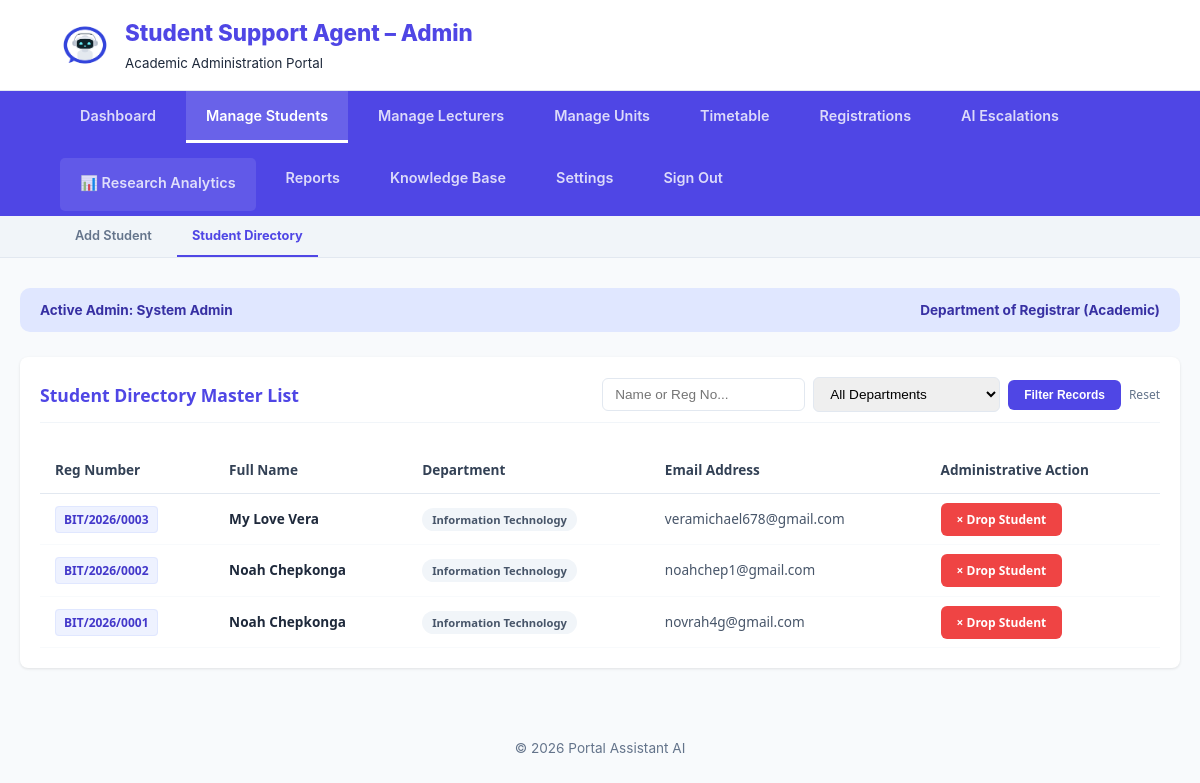
The page /Admin/Admin-index.php?section=students (signed in) on the database as committed earlier.
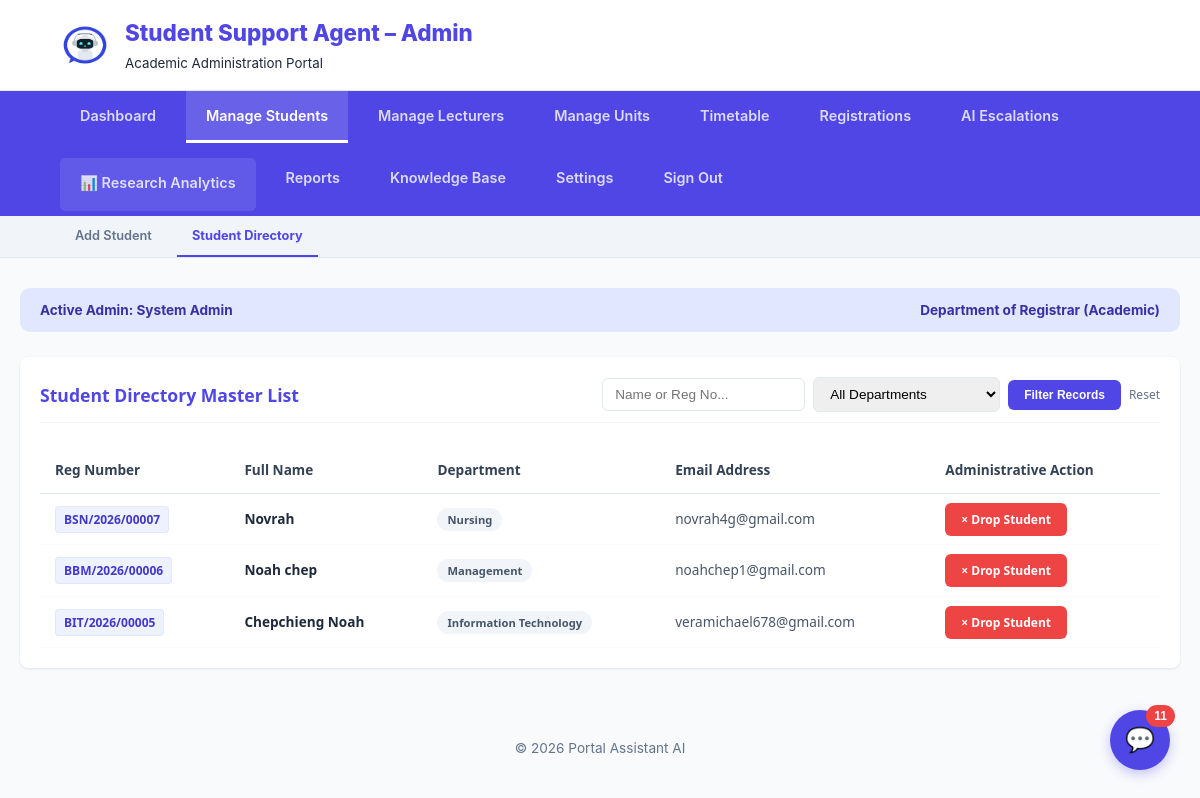
The same page on the database as committed later.
### tables this page shows
CREATE TABLE `users` (
  `id` int(11) NOT NULL,
  `full_name` varchar(100) NOT NULL,
  `reg_number` varchar(50) NOT NULL,
  `email` varchar(100) NOT NULL,
  `password` varchar(255) NOT NULL,
  `password_changed` tinyint(1) NOT NULL DEFAULT 0,
  `role` enum('student','admin','lecturer') NOT NULL DEFAULT 'student',
  `department` varchar(100) NOT NULL,
  `phone` varchar(20) DEFAULT NULL,
  `created_at` timestamp NOT NULL DEFAULT current_timestamp(),
  `survey_done` tinyint(1) DEFAULT 0
);

### Admin/view_students.php (the view, shortened to what this page needs)
<?php
include_once('db_connect.php');
$search = $_GET['search'] ?? '';
$query = "SELECT * FROM users WHERE role='student'";
$query .= " ORDER BY id DESC";
$result = mysqli_query($conn, $query);
$current_view_count = ($result) ? mysqli_num_rows($result) : 0;
?>
<div class="master-plan-container">
    <div class="plan-header">
        <h2>Student Directory Master List</h2>
        <form class="search-box" method="GET" action="Admin-index.php">
            <input type="text" name="search" placeholder="Name or Reg No..." value="<?php echo htmlspecialchars($search); ?>">
            <select name="dept">
                <option value="all">All Departments</option>
            </select>
            <button type="submit" class="btn-action btn-search">Filter Records</button>
            <a href="Admin-index.php?section=students" style="font-size: 0.75rem; color: #64748b; text-decoration: none;">Reset</a>
        </form>
    </div>
    <table class="workload-table">
        <thead>
            <tr>
                <th>Reg Number</th>
                <th>Full Name</th>
                <th>Department</th>
                <th>Email Address</th>
                <th>Administrative Action</th>
            </tr>
        </thead>
        <tbody>
            <?php if($current_view_count > 0): ?>
                <?php while($row = mysqli_fetch_assoc($result)): ?>
                <tr>
                    <td><span class="reg-badge"><?php echo htmlspecialchars($row['reg_number']); ?></span></td>
                    <td style="font-weight: 600; color: #1e293b;"><?php echo htmlspecialchars($row['full_name']); ?></td>
                    <td><span class="dept-tag"><?php echo htmlspecialchars($row['department']); ?></span></td>
                    <td><?php echo htmlspecialchars($row['email']); ?></td>
                    <td>
                        <a href="Admin-index.php?section=students&drop_id=<?php echo $row['id']; ?>"
                           class="btn-action btn-drop"
                           onclick="return confirm('WARNING: Are you sure you want to drop this student? All their registrations and survey data will be permanently deleted.');">
                            × Drop Student
                        </a>
                    </td>
                </tr>
                <?php endwhile; ?>
            <?php endif; ?>
        </tbody>
    </table>
</div>

### Admin/Admin-index.php (shortened to what this page needs)
<?php
$admin_name = $_SESSION['user_name'] ?? 'Administrator';
$conn = mysqli_connect("localhost", "root", "", "Portal-Asisstant-AI");
$section = $_GET['section'] ?? 'dashboard';
$notif_q = mysqli_query($conn, "SELECT COUNT(*) as count FROM admin_referrals WHERE status='pending'");
$notif_count = mysqli_fetch_assoc($notif_q)['count'] ?? 0;
?>
<!DOCTYPE html>
<html lang="en">
<head>
</head>
<body>
<header>
    <div class="branding">
        <img src="../Images/logo.jpg" class="logoimg" alt="Logo">
        <div>
            <h1>Student Support Agent – Admin</h1>
            <small>Academic Administration Portal</small>
        </div>
    </div>
</header>
<nav>
    <div class="nav-top">
        <a href="Admin-index.php?section=dashboard" class="<?php echo ($section === 'dashboard') ? 'active' : ''; ?>">Dashboard</a>
        <a href="Admin-index.php?section=students" class="<?php echo ($section === 'students' || $section === 'add_student' || $section === 'edit_student') ? 'active' : ''; ?>">Manage Students</a>
        <a href="Admin-index.php?section=lecturers" class="<?php echo ($section === 'lecturers' || $section === 'add_lecturer') ? 'active' : ''; ?>">Manage Lecturers</a>
        <a href="Admin-index.php?section=units" class="<?php echo ($section === 'units' || $section === 'add_workload' || $section === 'add_unit' || $section === 'edit_unit') ? 'active' : ''; ?>">Manage Units</a>
        <a href="Admin-index.php?section=timetable" class="<?php echo ($section === 'timetable') ? 'active' : ''; ?>">Timetable</a>
        <a href="Admin-index.php?section=registrations" class="<?php echo ($section === 'registrations') ? 'active' : ''; ?>">Registrations</a>
        <a href="Admin-index.php?section=escalations" class="<?php echo ($section === 'escalations') ? 'active' : ''; ?>">AI Escalations</a>
        <a href="Admin-index.php?section=analytics" class="nav-research <?php echo ($section === 'analytics') ? 'active' : ''; ?>">📊 Research Analytics</a>
        <a href="Admin-index.php?section=reports" class="<?php echo ($section === 'reports') ? 'active' : ''; ?>">Reports</a>
        <a href="Admin-index.php?section=kb" class="<?php echo ($section === 'kb') ? 'active' : ''; ?>">Knowledge Base</a>
        <a href="Admin-index.php?section=settings" class="<?php echo ($section === 'settings') ? 'active' : ''; ?>">Settings</a>
        <a href="../logout.php">Sign Out</a>
    </div>
</nav>
<?php if ($section !== 'dashboard' && $section !== 'analytics' && $section !== 'reports' && $section !== 'settings' && $section !== 'kb'): ?>
<div class="nav-sub">
    <?php if ($section === 'units' || $section === 'add_workload' || $section === 'add_unit' || $section === 'edit_unit'): ?>
        <a href="Admin-index.php?section=add_unit" class="<?php echo ($section === 'add_unit') ? 'active' : ''; ?>">Add Unit</a>
        <a href="Admin-index.php?section=add_workload" class="<?php echo ($section === 'add_workload') ? 'active' : ''; ?>">Add Workload</a>
        <a href="Admin-index.php?section=units" class="<?php echo ($section === 'units') ? 'active' : ''; ?>">View Workload</a>
    <?php elseif ($section === 'students' || $section === 'add_student' || $section === 'edit_student'): ?>
        <a href="Admin-index.php?section=add_student" class="<?php echo ($section === 'add_student') ? 'active' : ''; ?>">Add Student</a>
        <a href="Admin-index.php?section=students" class="<?php echo ($section === 'students') ? 'active' : ''; ?>">Student Directory</a>
    <?php elseif ($section === 'lecturers' || $section === 'add_lecturer'): ?>
        <a href="Admin-index.php?section=add_lecturer" class="<?php echo ($section === 'add_lecturer') ? 'active' : ''; ?>">Add Lecturer</a>
        <a href="Admin-index.php?section=lecturers" class="<?php echo ($section === 'lecturers') ? 'active' : ''; ?>">Lecturer Directory</a>
    <?php elseif ($section === 'timetable'): ?>
        <a href="Admin-index.php?section=timetable&action=view" class="active">View Timetable</a>
        <a href="Admin-index.php?section=timetable&action=add">Add Schedule</a>
        <a href="Admin-index.php?section=timetable&action=manage">Manage Venues</a>
    <?php endif; ?>
</div>
<?php endif; ?>
<div class="container">
    <div class="admin-strip">
        <span>Active Admin: <strong><?php echo htmlspecialchars($admin_name); ?></strong></span>
        <span>Department of Registrar (Academic)</span>
    </div>
    <?php
    switch($section) {
        case 'dashboard': ?>
        <?php break;
        case 'students':
            include('view_students.php');
            break;
    }
    ?>
</div>
<?php if($notif_count > 0): ?>
    <button onclick="openEscalations()" class="chat-fab">💬<span class="badge"><?php echo $notif_count; ?></span></button>
<?php endif; ?>
<footer>
    &copy; 2026 Portal Assistant AI
</footer>
</body>
</html>

### Admin/Admin-index.php (style rules this page uses)
:root { --primary: #4f46e5; --primary-dark: #3730a3; --bg: #f8fafc; --white: #ffffff; --text-main: #1e293b; --text-light: #64748b; --border: #e2e8f0; --accent: #e0e7ff; --success: #10b981; --research: #8b5cf6; --warning: #f59e0b; --danger: #ef4444; }
body { font-family: 'Inter', system-ui, sans-serif; background: var(--bg); color: var(--text-main); margin: 0; line-height: 1.5; }
header { background: var(--white); border-bottom: 1px solid var(--border); padding: 1rem 5%; display: flex; align-items: center; justify-content: space-between; }
.branding { display: flex; align-items: center; gap: 15px; }
.logoimg { height: 50px; border-radius: 8px; }
.branding h1 { margin: 0; font-size: 1.4rem; color: var(--primary); font-weight: 800; }
nav { background: var(--primary); padding: 0 5%; }
.nav-top { display: flex; gap: 10px; flex-wrap: wrap; }
nav a { color: rgba(255,255,255,0.8); text-decoration: none; padding: 14px 20px; font-size: 0.9rem; font-weight: 600; transition: 0.3s; border-bottom: 3px solid transparent; }
nav a.active { color: white; background: rgba(255,255,255,0.15); border-bottom: 3px solid white; }
.nav-research { background: rgba(255,255,255,0.1); border-radius: 5px; margin: 5px 0; }
.nav-sub { background: #f1f5f9; display: flex; gap: 10px; padding: 0 5%; border-bottom: 1px solid var(--border); flex-wrap: wrap; }
.nav-sub a { color: var(--text-light); font-size: 0.8rem; padding: 10px 15px; text-decoration: none; font-weight: 600; }
.nav-sub a.active { color: var(--primary); font-weight: 700; border-bottom: 2px solid var(--primary); }
.container { max-width: 1400px; margin: 30px auto; padding: 0 20px; }
.admin-strip { background: var(--accent); padding: 12px 20px; border-radius: 10px; margin-bottom: 25px; display: flex; justify-content: space-between; align-items: center; color: var(--primary-dark); font-weight: 700; font-size: 0.85rem; flex-wrap: wrap; gap: 10px; }
footer { text-align: center; padding: 40px; color: var(--text-light); font-size: 0.85rem; }
.chat-fab { position: fixed; bottom: 30px; right: 30px; background: var(--primary); color: white; width: 60px; height: 60px; border-radius: 50%; display: flex; align-items: center; justify-content: center; font-size: 24px; box-shadow: 0 4px 12px rgba(79, 70, 229, 0.3); z-index: 1000; text-decoration: none; border: none; cursor: pointer; }
.badge { position: absolute; top: -5px; right: -5px; background: #ef4444; color: white; padding: 4px 8px; border-radius: 12px; font-size: 12px; font-weight: bold; }

### Admin/view_students.php (style rules this page uses)
.master-plan-container { background: #ffffff; padding: 20px; border-radius: 8px; box-shadow: 0 1px 3px rgba(0,0,0,0.1); font-family: 'Segoe UI', Tahoma, Geneva, Verdana, sans-serif; }
.plan-header { display: flex; justify-content: space-between; align-items: center; margin-bottom: 25px; padding-bottom: 10px; border-bottom: 1px solid #f1f5f9; }
.plan-header h2 { color: #4f46e5; font-size: 1.1rem; font-weight: 700; margin: 0; }
.search-box { display: flex; gap: 8px; align-items: center; }
.search-box input, .search-box select { padding: 8px 12px; border: 1px solid #e2e8f0; border-radius: 6px; font-size: 0.85rem; }
.workload-table { width: 100%; border-collapse: collapse; }
.workload-table th { text-align: left; padding: 12px 15px; color: #334155; font-weight: 700; border-bottom: 1px solid #e2e8f0; font-size: 0.85rem; }
.workload-table td { padding: 15px; border-bottom: 1px solid #f8fafc; color: #475569; font-size: 0.85rem; vertical-align: middle; }
.reg-badge { background: #eef2ff; color: #4338ca; font-weight: 700; padding: 4px 8px; border-radius: 4px; font-size: 0.75rem; border: 1px solid #e0e7ff; }
.dept-tag { background: #f1f5f9; color: #475569; padding: 4px 10px; border-radius: 20px; font-size: 0.7rem; font-weight: 600; }
.btn-action { background: #4f46e5; color: white; text-decoration: none; padding: 8px 16px; border-radius: 6px; font-size: 0.75rem; font-weight: 600; border: none; cursor: pointer; transition: 0.2s; }
.btn-drop { background: #ef4444; }
.btn-search { background: #4f46e5; }

Rows that differ between the two databases and show on the page:
removed users: reg_number "BIT/2026/0003", full_name "My Love Vera", department "Information Technology", email "veramichael678@gmail.com"
removed users: reg_number "BIT/2026/0002", full_name "Noah Chepkonga", department "Information Technology", email "noahchep1@gmail.com"
removed users: reg_number "BIT/2026/0001", full_name "Noah Chepkonga", department "Information Technology", email "novrah4g@gmail.com"
added users: reg_number "BSN/2026/00007", full_name "Novrah", department "Nursing", email "novrah4g@gmail.com"
added users: reg_number "BBM/2026/00006", full_name "Noah chep", department "Management", email "noahchep1@gmail.com"
added users: reg_number "BIT/2026/00005", full_name "Chepchieng Noah", department "Information Technology", email "veramichael678@gmail.com"
Other text that changed with them:
$notif_count: (not shown) → "11"
